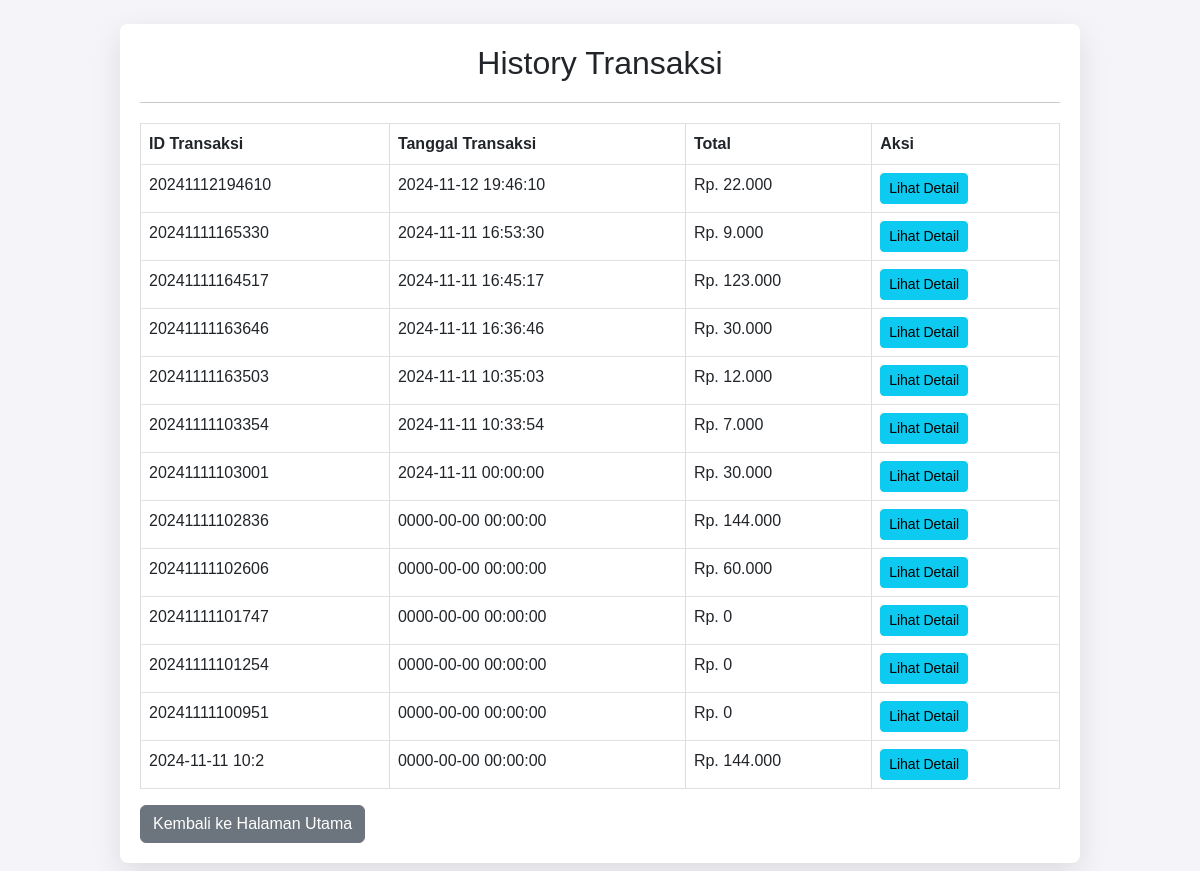
The page /history.php (signed in) on the database its author committed.
### tables this page shows
CREATE TABLE `transaksi` (
  `id_transaksi` varchar(15) NOT NULL,
  `id_user` int(11) NOT NULL,
  `tanggal_transaksi` datetime NOT NULL,
  `total` decimal(10,2) NOT NULL
);

### history.php (the view, shortened to what this page needs)
<?php
include 'koneksi.php';
?>
<!DOCTYPE html>
<html lang="en">
<head>
    <link rel="stylesheet" href="https://cdnjs.cloudflare.com/ajax/libs/bootstrap/5.3.0/css/bootstrap.min.css">
    <link rel="stylesheet" href="css/style.css">
</head>
<body>
<div class="container my-4">
    <h2>History Transaksi</h2>
    <hr>
    <table class="table table-bordered">
        <thead>
            <tr>
                <th>ID Transaksi</th>
                <th>Tanggal Transaksi</th>
                <th>Total</th>
                <th>Aksi</th>
            </tr>
        </thead>
        <tbody>
            <?php
            $sql = "SELECT * FROM transaksi WHERE id_user = '{$_SESSION['id_user']}' ORDER BY tanggal_transaksi DESC";
            $result = $conn->query($sql);
            if ($result->num_rows > 0) {
                while ($row = $result->fetch_assoc()) {
                    echo "<tr>
                            <td>{$row['id_transaksi']}</td>
                            <td>{$row['tanggal_transaksi']}</td>
                            <td>Rp. " . number_format($row['total'], 0, ',', '.') . "</td>
                            <td><a href='detail_transaksi.php?id_transaksi={$row['id_transaksi']}' class='btn btn-info btn-sm'>Lihat Detail</a></td>
                          </tr>";
                }
            } else {
                echo "<tr><td colspan='4' class='text-center'>Tidak ada transaksi</td></tr>";
            }
            ?>
        </tbody>
    </table>
    <a href="index.php" class="btn btn-secondary">Kembali ke Halaman Utama</a>
</div>
</body>
</html>

### css/style.css (style rules this page uses)
body { font-family: "Arial", sans-serif; background-color: #f4f4f9; }
.container { width: 80%; margin: 50px auto; padding: 20px; background-color: #fff; box-shadow: 0 10px 30px rgba(0, 0, 0, 0.1); border-radius: 8px; }
h2 { text-align: center; margin-bottom: 20px; }
table { width: 100%; margin-top: 20px; border-collapse: collapse; }
table, th, td { border: 1px solid #ddd; }
th, td { padding: 12px; text-align: left; }

### rows shown on the page
transaksi: id_transaksi "20241112194610", tanggal_transaksi "2024-11-12 19:46:10", total "22.000"
transaksi: id_transaksi "20241111165330", tanggal_transaksi "2024-11-11 16:53:30", total "9.000"
transaksi: id_transaksi "20241111164517", tanggal_transaksi "2024-11-11 16:45:17", total "123.000"
transaksi: id_transaksi "20241111163646", tanggal_transaksi "2024-11-11 16:36:46", total "30.000"
transaksi: id_transaksi "20241111163503", tanggal_transaksi "2024-11-11 10:35:03", total "12.000"
transaksi: id_transaksi "20241111103354", tanggal_transaksi "2024-11-11 10:33:54", total "7.000"
transaksi: id_transaksi "20241111103001", tanggal_transaksi "2024-11-11 00:00:00", total "30.000"
transaksi: id_transaksi "20241111102836", tanggal_transaksi "0000-00-00 00:00:00", total "144.000"
transaksi: id_transaksi "20241111102606", tanggal_transaksi "0000-00-00 00:00:00", total "60.000"
transaksi: id_transaksi "20241111101747", tanggal_transaksi "0000-00-00 00:00:00", total "0"
transaksi: id_transaksi "20241111101254", tanggal_transaksi "0000-00-00 00:00:00", total "0"
transaksi: id_transaksi "20241111100951", tanggal_transaksi "0000-00-00 00:00:00", total "0"
transaksi: id_transaksi "2024-11-11 10:2", tanggal_transaksi "0000-00-00 00:00:00", total "144.000"
